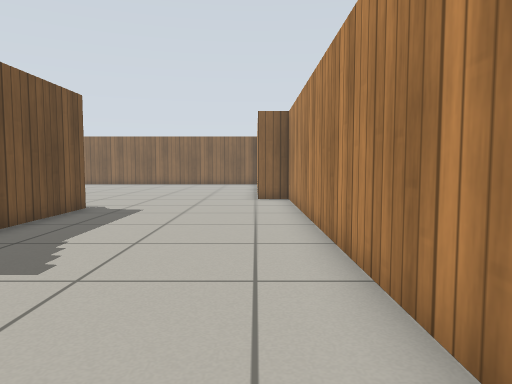
[1] (above)

15 first-person views from a walk through a robot-simulator world made for Gazebo. The camera is 0.64 m above the floor, tilts 4° down and sees 70° across. The floor is counted in squares, 0.5 m on a side. Each view is taken from the middle of a square. On the plan, view 1 faces up. The plan holds only what a view shows up to about 15 squares ahead; the rest is blank. Simple patterns stand in for the simulator's built-in surfaces. Simple shapes stand in for some stock models.

[2]
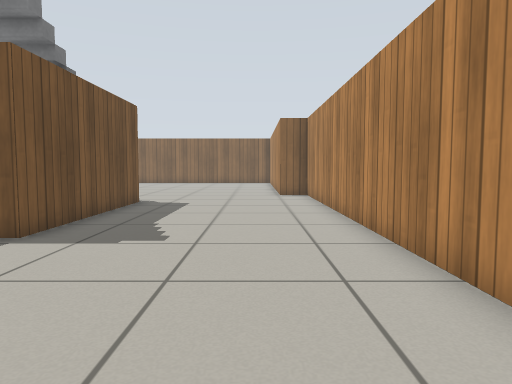

[3]
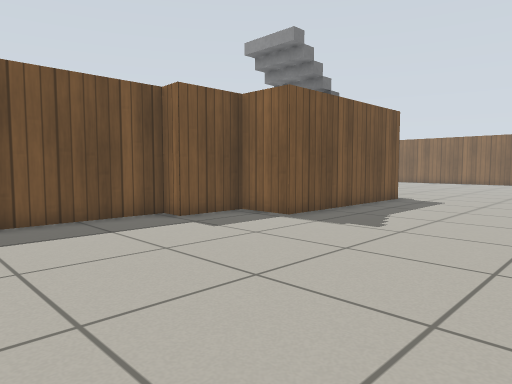

[4]
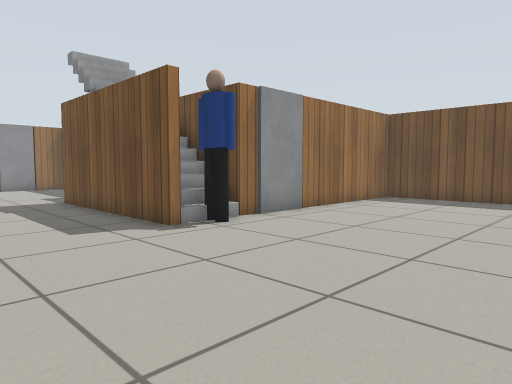

[5]
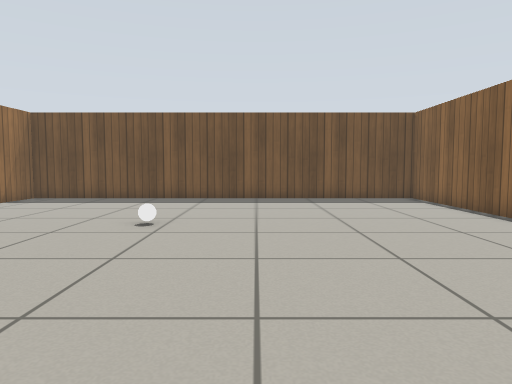

[6]
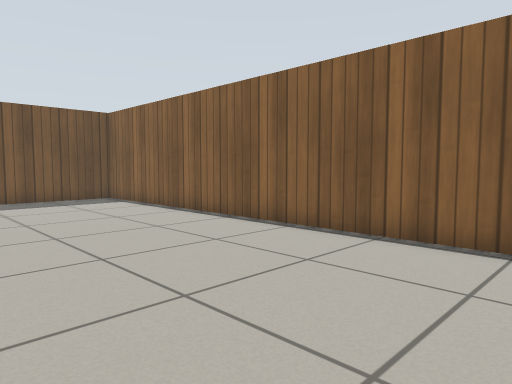

[7]
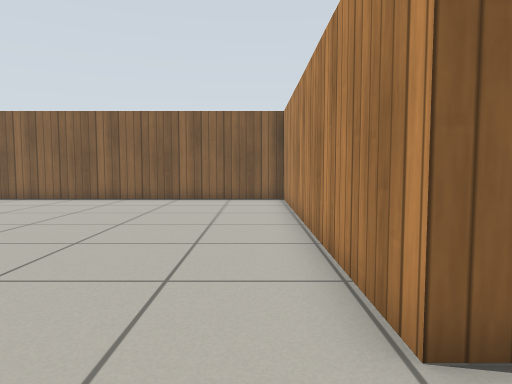

[8]
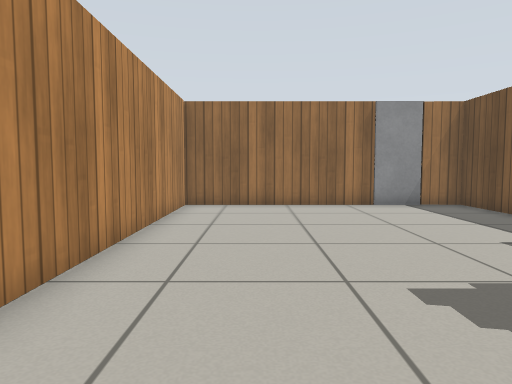

[9]
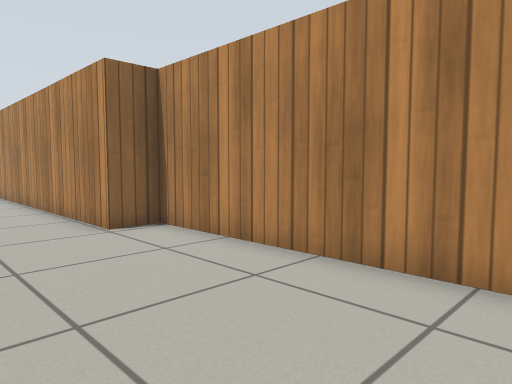

[10]
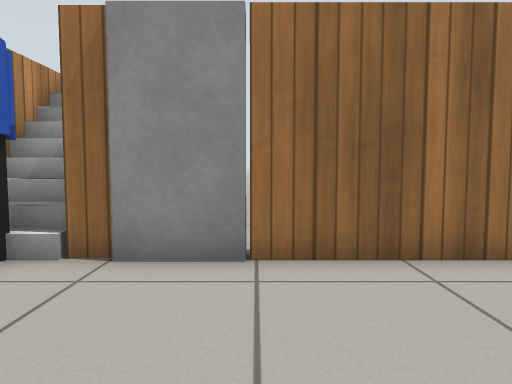

[11]
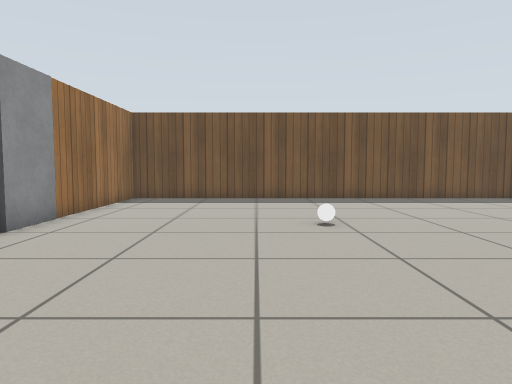

[12]
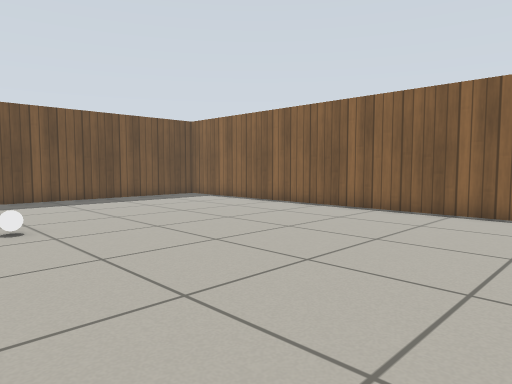

[13]
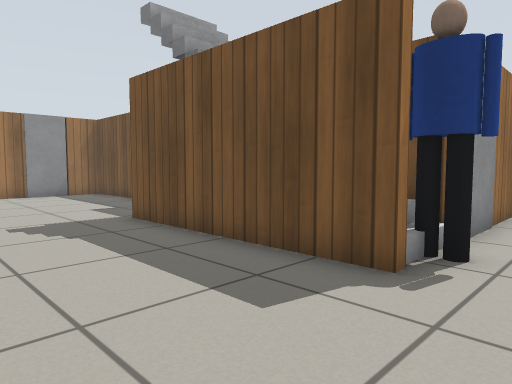

[14]
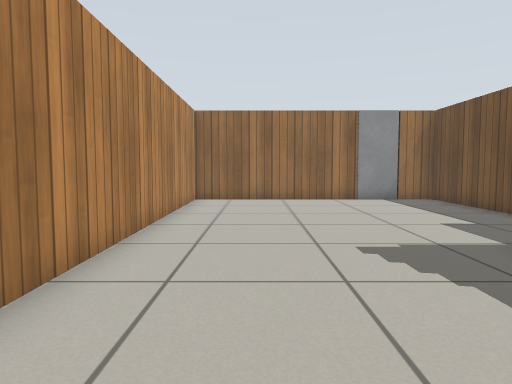

[15]
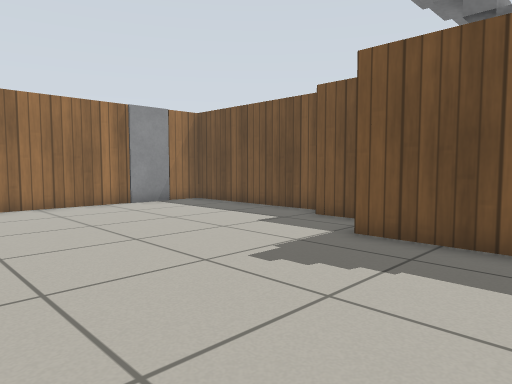

### Floor plan
Points are (right, up) in squares from view 1. A wall is a line through its corners. A room is listed if a view was taken in it or the views show most of it. See-through windows are left out.
Room 1 (views 1, 2, 3, 4, 5, 6, 7, 8, 9, 10, 11, 12, 13, 14, 15)
walls: (-8.1, 11.1) (-7.4, 11.1) (-7.4, 8.2); (-5.2, 11.2) (-5.2, 10.4); (-5.2, 8.6) (-5.2, 7.5); (-5.2, 5.6) (-5.2, 4.4) (-7, 4.4) (-7, 2.2) (-7.8, 2.3) (-7.8, -4.1) (-6.5, -4.1); (-5, -4.1) (1.4, -4.1) (1.3, 14.3) (0.1, 14.3) (0.1, 26.3) (-15.6, 26.3) (-15.6, 11.1) (-9.9, 11.1)
low walls: (-5.5, 8) (-5.5, 8.6)
objects: door leaf (-9, 11); white ball (-9, 18); door leaf (-6, -4); person (-6, 11) to (-6, 12); stairs (-5, 9) to (-5, 10)

Positions as (right, up) in squares from view 1, and headings:
1: (0, 0), facing up
2: (-1, -2), facing up
3: (1, -3), facing up-left
4: (-1, 18), facing down-left
5: (-1, 20), facing left
6: (-1, 20), facing up-left
7: (-1, 12), facing up
8: (-1, 8), facing down
9: (-3, 7), facing up-right
10: (-10, 16), facing down
11: (-1, 16), facing left
12: (-1, 16), facing up-left
13: (-1, 13), facing down-left
14: (-1, 10), facing down
15: (1, 8), facing down-left
